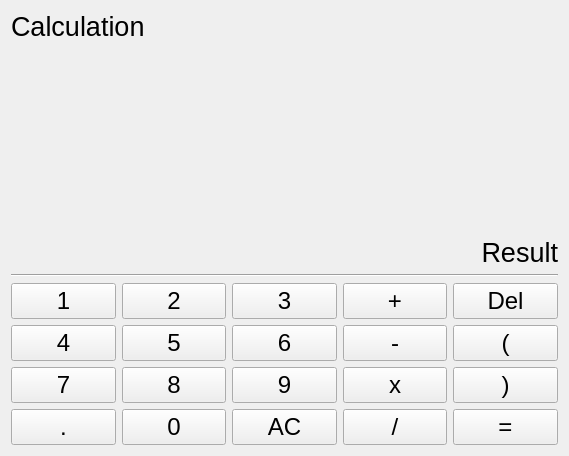
<?xml version="1.0" encoding="UTF-8"?>
<ui version="4.0">
 <class>Form</class>
 <widget class="QWidget" name="Form">
  <property name="geometry">
   <rect>
    <x>0</x>
    <y>0</y>
    <width>569</width>
    <height>456</height>
   </rect>
  </property>
  <property name="sizePolicy">
   <sizepolicy hsizetype="Preferred" vsizetype="Fixed">
    <horstretch>0</horstretch>
    <verstretch>0</verstretch>
   </sizepolicy>
  </property>
  <property name="windowTitle">
   <string>Form</string>
  </property>
  <layout class="QVBoxLayout" name="verticalLayout">
   <item>
    <widget class="QLabel" name="lblequ">
     <property name="font">
      <font>
       <pointsize>20</pointsize>
      </font>
     </property>
     <property name="text">
      <string>Calculation</string>
     </property>
     <property name="alignment">
      <set>Qt::AlignmentFlag::AlignLeading|Qt::AlignmentFlag::AlignLeft|Qt::AlignmentFlag::AlignTop</set>
     </property>
    </widget>
   </item>
   <item>
    <widget class="QLabel" name="lblans">
     <property name="font">
      <font>
       <pointsize>20</pointsize>
      </font>
     </property>
     <property name="text">
      <string>Result</string>
     </property>
     <property name="alignment">
      <set>Qt::AlignmentFlag::AlignBottom|Qt::AlignmentFlag::AlignRight|Qt::AlignmentFlag::AlignTrailing</set>
     </property>
    </widget>
   </item>
   <item>
    <widget class="Line" name="line">
     <property name="orientation">
      <enum>Qt::Orientation::Horizontal</enum>
     </property>
    </widget>
   </item>
   <item>
    <layout class="QHBoxLayout" name="horizontalLayout">
     <item>
      <widget class="QPushButton" name="b1">
       <property name="minimumSize">
        <size>
         <width>0</width>
         <height>0</height>
        </size>
       </property>
       <property name="baseSize">
        <size>
         <width>0</width>
         <height>0</height>
        </size>
       </property>
       <property name="font">
        <font>
         <pointsize>18</pointsize>
        </font>
       </property>
       <property name="text">
        <string>1</string>
       </property>
      </widget>
     </item>
     <item>
      <widget class="QPushButton" name="b2">
       <property name="font">
        <font>
         <pointsize>18</pointsize>
        </font>
       </property>
       <property name="text">
        <string>2</string>
       </property>
      </widget>
     </item>
     <item>
      <widget class="QPushButton" name="b3">
       <property name="font">
        <font>
         <pointsize>18</pointsize>
        </font>
       </property>
       <property name="text">
        <string>3</string>
       </property>
      </widget>
     </item>
     <item>
      <widget class="QPushButton" name="bplus">
       <property name="font">
        <font>
         <pointsize>18</pointsize>
        </font>
       </property>
       <property name="text">
        <string>+</string>
       </property>
      </widget>
     </item>
     <item>
      <widget class="QPushButton" name="bdel">
       <property name="font">
        <font>
         <pointsize>18</pointsize>
        </font>
       </property>
       <property name="text">
        <string>Del</string>
       </property>
      </widget>
     </item>
    </layout>
   </item>
   <item>
    <layout class="QHBoxLayout" name="horizontalLayout_2">
     <item>
      <widget class="QPushButton" name="b4">
       <property name="font">
        <font>
         <pointsize>18</pointsize>
        </font>
       </property>
       <property name="text">
        <string>4</string>
       </property>
      </widget>
     </item>
     <item>
      <widget class="QPushButton" name="b5">
       <property name="font">
        <font>
         <pointsize>18</pointsize>
        </font>
       </property>
       <property name="text">
        <string>5</string>
       </property>
      </widget>
     </item>
     <item>
      <widget class="QPushButton" name="b6">
       <property name="font">
        <font>
         <pointsize>18</pointsize>
        </font>
       </property>
       <property name="text">
        <string>6</string>
       </property>
      </widget>
     </item>
     <item>
      <widget class="QPushButton" name="bminus">
       <property name="font">
        <font>
         <pointsize>18</pointsize>
        </font>
       </property>
       <property name="text">
        <string>-</string>
       </property>
      </widget>
     </item>
     <item>
      <widget class="QPushButton" name="blbracket">
       <property name="font">
        <font>
         <pointsize>18</pointsize>
        </font>
       </property>
       <property name="text">
        <string>(</string>
       </property>
      </widget>
     </item>
    </layout>
   </item>
   <item>
    <layout class="QHBoxLayout" name="horizontalLayout_3">
     <item>
      <widget class="QPushButton" name="b7">
       <property name="font">
        <font>
         <pointsize>18</pointsize>
        </font>
       </property>
       <property name="text">
        <string>7</string>
       </property>
      </widget>
     </item>
     <item>
      <widget class="QPushButton" name="b8">
       <property name="font">
        <font>
         <pointsize>18</pointsize>
        </font>
       </property>
       <property name="text">
        <string>8</string>
       </property>
      </widget>
     </item>
     <item>
      <widget class="QPushButton" name="b9">
       <property name="font">
        <font>
         <pointsize>18</pointsize>
        </font>
       </property>
       <property name="text">
        <string>9</string>
       </property>
      </widget>
     </item>
     <item>
      <widget class="QPushButton" name="btimes">
       <property name="font">
        <font>
         <pointsize>18</pointsize>
        </font>
       </property>
       <property name="text">
        <string>x</string>
       </property>
      </widget>
     </item>
     <item>
      <widget class="QPushButton" name="brbracket">
       <property name="font">
        <font>
         <pointsize>18</pointsize>
        </font>
       </property>
       <property name="text">
        <string>)</string>
       </property>
      </widget>
     </item>
    </layout>
   </item>
   <item>
    <layout class="QHBoxLayout" name="horizontalLayout_4">
     <item>
      <widget class="QPushButton" name="bdot">
       <property name="font">
        <font>
         <pointsize>18</pointsize>
        </font>
       </property>
       <property name="text">
        <string>.</string>
       </property>
      </widget>
     </item>
     <item>
      <widget class="QPushButton" name="b0">
       <property name="font">
        <font>
         <pointsize>18</pointsize>
        </font>
       </property>
       <property name="text">
        <string>0</string>
       </property>
      </widget>
     </item>
     <item>
      <widget class="QPushButton" name="bAC">
       <property name="font">
        <font>
         <pointsize>18</pointsize>
        </font>
       </property>
       <property name="text">
        <string>AC</string>
       </property>
      </widget>
     </item>
     <item>
      <widget class="QPushButton" name="bdiv">
       <property name="font">
        <font>
         <pointsize>18</pointsize>
        </font>
       </property>
       <property name="text">
        <string>/</string>
       </property>
      </widget>
     </item>
     <item>
      <widget class="QPushButton" name="bequ">
       <property name="font">
        <font>
         <pointsize>18</pointsize>
        </font>
       </property>
       <property name="text">
        <string>=</string>
       </property>
      </widget>
     </item>
    </layout>
   </item>
  </layout>
 </widget>
 <resources/>
 <connections/>
</ui>
